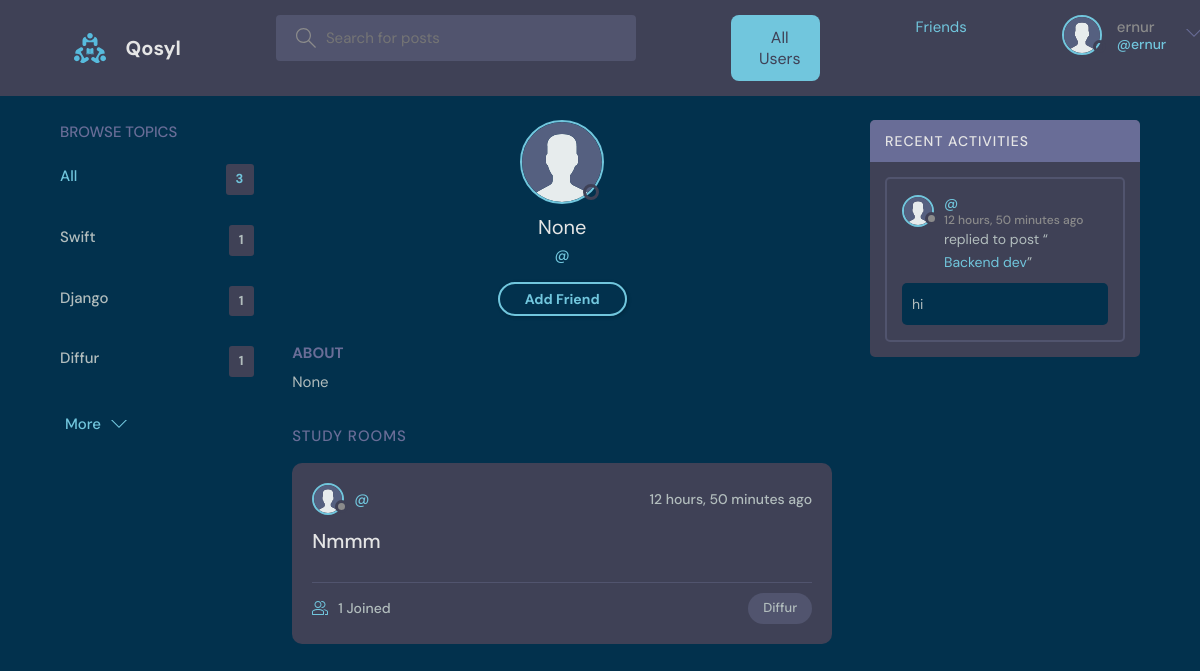
Page /profile/10/ (signed in) on the earlier database version.
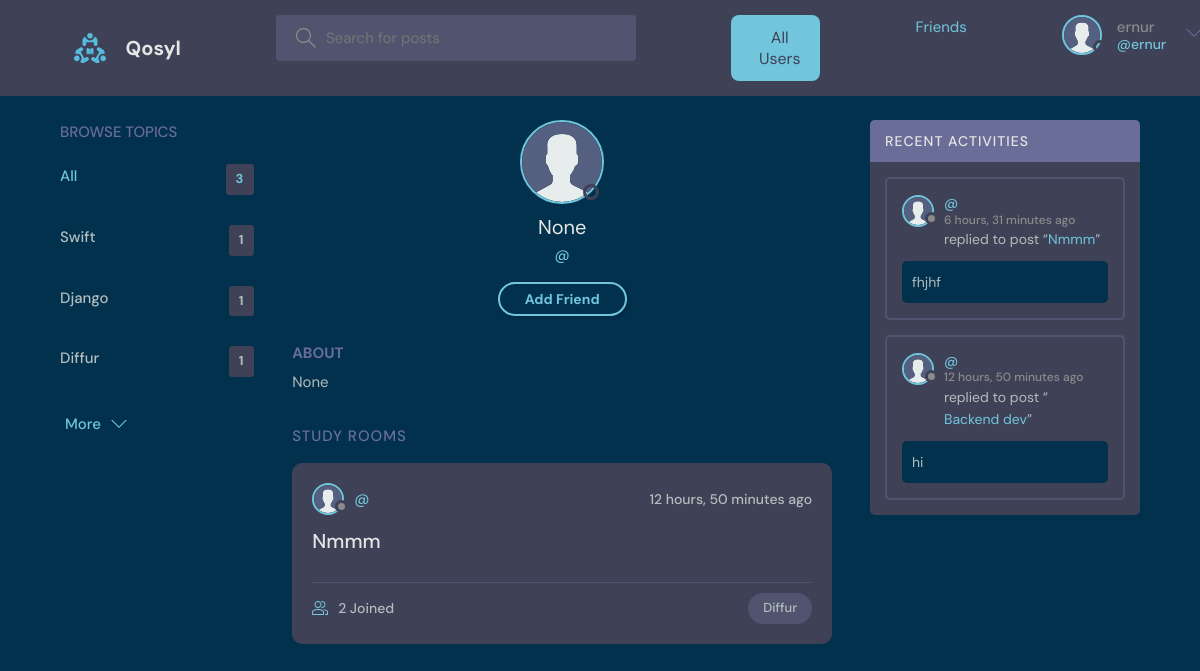
Same page on the later database version.
### users/models.py (models this page shows, shortened)
class Topic(models.Model):
    name = models.CharField(max_length=200)

class User(AbstractUser):
    name = models.CharField(max_length=200, null=True)
    email = models.EmailField(unique=True, null=True)
    bio = models.TextField(null=True)
    avatar = models.ImageField(upload_to='avatars/', default='avatar.svg')
    friends = models.ManyToManyField('self', blank=True, symmetrical=True, related_name='user_friends')
    USERNAME_FIELD = 'email'
    REQUIRED_FIELDS = []
    def is_friend(self, friend):
        return self.friends.filter(id=friend.id).exists()
    objects = UserManager()

### rooms/models.py (models this page shows)
class Room(models.Model):
    host = models.ForeignKey(settings.AUTH_USER_MODEL, on_delete=models.SET_NULL, null=True)
    topic = models.ForeignKey('users.Topic', on_delete=models.SET_NULL, null=True)
    name = models.CharField(max_length=200)
    description = models.TextField(null=True, blank=True)
    participants = models.ManyToManyField(settings.AUTH_USER_MODEL, related_name='participants', blank=True)
    updated = models.DateTimeField(auto_now=True)
    created = models.DateTimeField(auto_now_add=True)
    class Meta:
        ordering = ['-updated', '-created']
    def __str__(self):
        return self.name

### chat/models.py (models this page shows, shortened)
class Message(models.Model):
    user = models.ForeignKey(settings.AUTH_USER_MODEL, on_delete=models.CASCADE)
    room = models.ForeignKey(Room, on_delete=models.CASCADE)
    body = models.TextField()
    updated = models.DateTimeField(auto_now=True)
    created = models.DateTimeField(auto_now_add=True)
    class Meta:
        ordering = ['-updated', '-created']

### users/views.py (the view)
# urls.py: path('profile/<str:pk>/', views.userProfile, name="user-profile"),
def userProfile(request, pk):
    user = User.objects.get(id=pk)
    rooms = user.room_set.all()
    room_messages = user.message_set.all()
    topics = Topic.objects.all()
    profile_user = get_object_or_404(User, id=pk)
    is_own_profile = request.user == profile_user
    is_friend = profile_user.is_friend(request.user)
    existing_request = FriendRequest.objects.filter(from_user=request.user, to_user=profile_user).exists()
    context = {
        "user": profile_user,
        "is_own_profile": is_own_profile,
        "is_friend": is_friend,
        "existing_request": existing_request,
        'user': user,
        'rooms': rooms,
        'room_messages': room_messages,
        'topics': topics,
    }
    return render(request, "users/profile.html", context)

### users/templates/users/profile.html (shortened to what this page needs)
{% extends 'main.html' %}
{% block content %}
<main class="profile-page layout layout--3">
  <div class="container">
    {% include 'users/topics_component.html' %}
    <div class="roomList">
      <div class="profile">
        <div class="profile__avatar">
          <div class="avatar avatar--large active">
            <img src="{{ user.avatar.url }}" />
          </div>
        </div>
        <div class="profile__info">
          <h3>{{ user.name }}</h3>
          <p>@{{ user.username }}</p>
          <div class="profile__actions">
            {% if is_own_profile %}
              <a href="{% url 'update-user' %}" class="btn btn--main btn--pill">Edit Profile</a>
              <button id="showChartBtn" class="btn btn--secondary btn--pill">Show Chart</button>
            {% else %}
              {% if is_friend %}
                <form action="{% url 'remove_friend' user.id %}" method="POST">
                  {% csrf_token %}
                  <button type="submit" class="btn btn--secondary btn--pill">Remove Friend</button>
                </form>
              {% elif existing_request %}
                <button class="btn btn--disabled btn--pill" disabled>Friend Request Sent</button>
              {% else %}
                <form action="{% url 'send_friend_request' user.id %}" method="POST">
                  <button type="submit" class="btn btn--main btn--pill">Add Friend</button>
                </form>
              {% endif %}
            {% endif %}
          </div>
        </div>
        <div class="profile__about">
          <h3>About</h3>
          <p>{{ user.bio }}</p>
        </div>
      </div>
      <div class="roomList__header">
        <div>
          <h2>Study Rooms</h2>
        </div>
      </div>
      {% include 'base/feed_component.html' %}
    </div>
    {% include 'chat/activity_component.html' %}
  </div>
</main>
{% endblock content %}

### users/templates/users/topics_component.html
<div class="topics">
    <div class="topics__header">
        <h2>Browse Topics</h2>
    </div>
    <ul class="topics__list">
        <li>
            <a href="{% url 'home' %}" class="active">All <span>{{topics.count}}</span></a>
        </li>
        {% for topic in topics %}
        <li>
            <a href="{% url 'home' %}?q={{topic.name}}">{{topic.name}}<span>{{topic.room_set.all.count}}</span></a>
        </li>
        {% endfor %}
    </ul>
    <a class="btn btn--link" href="{% url 'topics' %}">
        More
        <svg version="1.1" xmlns="http://www.w3.org/2000/svg" width="32" height="32" viewBox="0 0 32 32">
            <title>chevron-down</title>
            <path d="M16 21l-13-13h-3l16 16 16-16h-3l-13 13z"></path>
        </svg>
    </a>
</div>

### base/templates/base/feed_component.html (shortened to what this page needs)
{% for room in rooms %}
<div class="roomListRoom">
    <div class="roomListRoom__header">
        <a href="{% url 'user-profile' room.host.id %}" class="roomListRoom__author">
            <div class="avatar avatar--small">
                <img src="{{room.host.avatar.url}}" />
            </div>
            <span>@{{room.host.username}}</span>
        </a>
        <div class="roomListRoom__actions">
            <span>{{room.created|timesince}} ago</span>
        </div>
    </div>
    <div class="roomListRoom__content">
        <a href="{% url 'room' room.id %}">{{room.name}}</a>
    </div>
    <div class="roomListRoom__meta">
        <a href="{% url 'room' room.id %}" class="roomListRoom__joined">
            {{room.participants.all.count}} Joined
        </a>
        <p class="roomListRoom__topic">{{room.topic.name}}</p>
    </div>
</div>
{% endfor %}

### chat/templates/chat/activity_component.html (shortened to what this page needs)
<div class="activities">
    <div class="activities__header">
        <h2>Recent Activities</h2>
    </div>
    {% for message in room_messages %}
    <div class="activities__box">
        <div class="activities__boxHeader roomListRoom__header">
            <a href="{% url 'user-profile' message.user.id %}" class="roomListRoom__author">
                <div class="avatar avatar--small">
                    <img src="{{message.user.avatar.url}}" />
                </div>
                <p>
                    @{{message.user.username}}
                    <span>{{message.created|timesince}} ago</span>
                </p>
            </a>
        </div>
        <div class="activities__boxContent">
            <p>replied to post “<a href="{% url 'room' message.room.id %}">{{message.room}}</a>”</p>
            <div class="activities__boxRoomContent">{{message.body}}</div>
        </div>
    </div>
    {% endfor %}
</div>

Differences in the rows shown:
computed for Room "Nmmm": participants.all.count "1" → "2"
added Message: user.avatar (placeholder picture), created "6 hours, 31 minutes", room "Nmmm", body "fhjhf"
